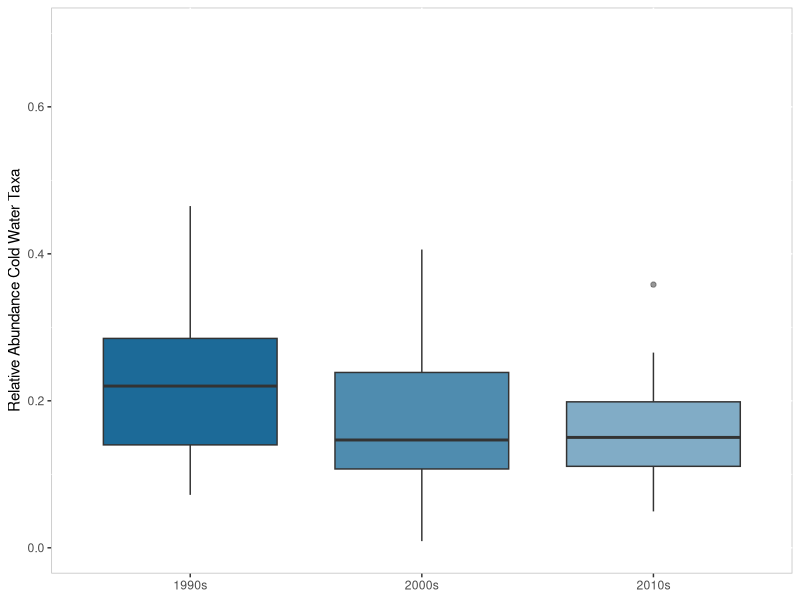
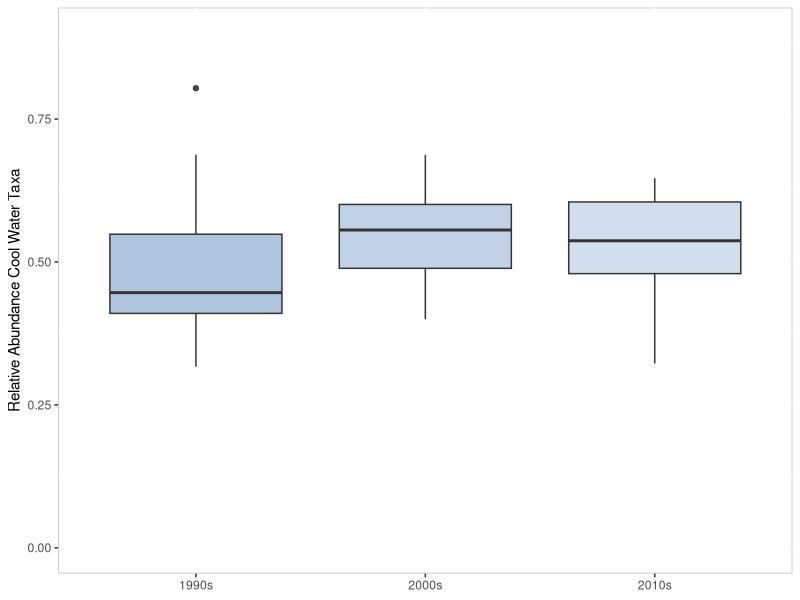
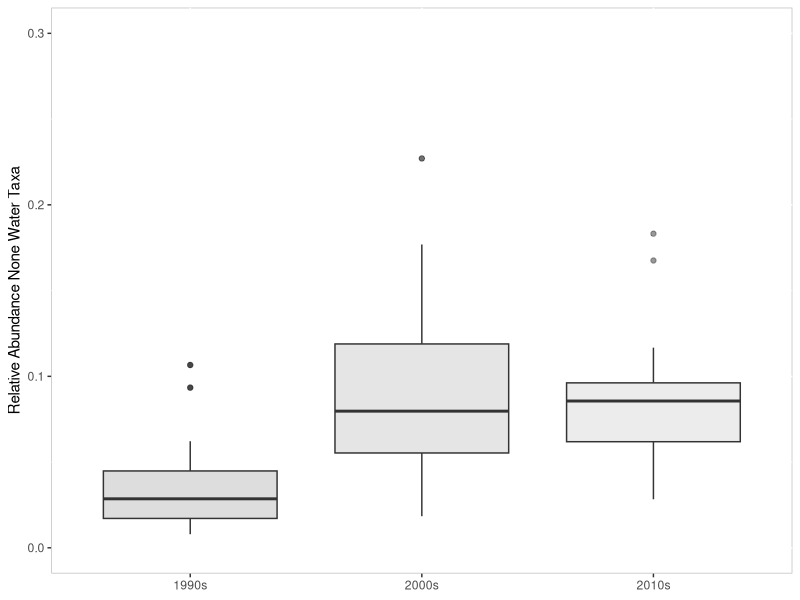
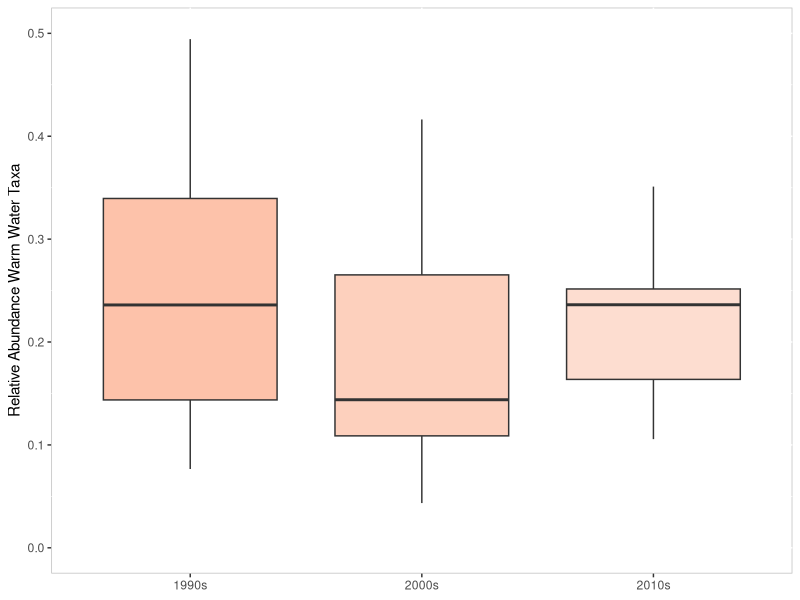

Reproduce these figures in R, in order.
# Set working directory
setwd('C:/Users/deepuser/Documents/Projects/ProgramDev/BioVariability/Landscape_Chem')

# Load libraries
library(ggplot2)

# Load raw data
taxa <- read.csv('data/bcg2Site_AllYears_Taxa.csv',header=TRUE)
taxa$YrGrp <- ifelse(taxa$YearGrp<3,1990,ifelse(taxa$YearGrp>4,2010,2000))
taxa$RegionalTempOptimaClass<- ifelse(taxa$RegionalTempOptimaClass == '','None', 
                                      taxa$RegionalTempOptimaClass)

# Manipulate raw data for boxplots.  Aggregate by Year than by decade.
temp_agg <- aggregate(taxa$RelAbund,
                     by=as.list(taxa[,c('staSeq','Sample_Year','YrGrp','RegionalTempOptimaClass')]),
                     FUN=sum)
temp_agg <- aggregate(temp_agg$x,
                      by=as.list(temp_agg[,c('staSeq','YrGrp','RegionalTempOptimaClass')]),
                      FUN=mean)

# Set parameters for boxplots
temp_class <- unique(temp_agg$RegionalTempOptimaClass)
print(temp_class)
bp_colors <- c("#045a8d","#a6bddb","#d9d9d9","#fcbba1")

# Run boxplot for each temperature class
for(i in 1:length(temp_class)){
  temp_class_agg <- temp_agg[temp_agg$RegionalTempOptimaClass == temp_class[i],]
  temp_class_agg <- temp_class_agg[,c(1,2,4)]
  temp_class_reshape <- reshape(temp_class_agg, idvar='staSeq',timevar='YrGrp',direction='wide')
  temp_class_reshape <- temp_class_reshape[complete.cases(temp_class_reshape),]
  temp_class_reshape <- reshape(temp_class_reshape,direction="long",idvar="staSeq",
                                varying=2:ncol(temp_class_reshape),sep=".")
  
  tempOpt_bp  <-  ggplot(temp_class_reshape,aes(as.factor(time),temp_class_reshape[,3]))+
                  geom_boxplot(fill=bp_colors[i],alpha=c(0.9,0.7,0.5))+
                  ylim(0,round(max(temp_class_agg[,3])+0.05,1))+
                  labs(y=paste("Relative Abundance",temp_class[i],"Water Taxa"))+
                  scale_x_discrete(labels=c("1990s","2000s","2010s"))+
                  theme(axis.title.x=element_blank(),
                        panel.background = element_rect(fill = "white", colour = "grey"))
                  # theme(axis.title.x=element_blank(),
                  #       panel.background = element_rect(fill = "white", colour = "grey"))
  
  tempOpt_bp
  
  file <- paste0("plots/tempOpt_",temp_class[i],".png")
  ggsave(file,width=5,height=5,units="in")
}
